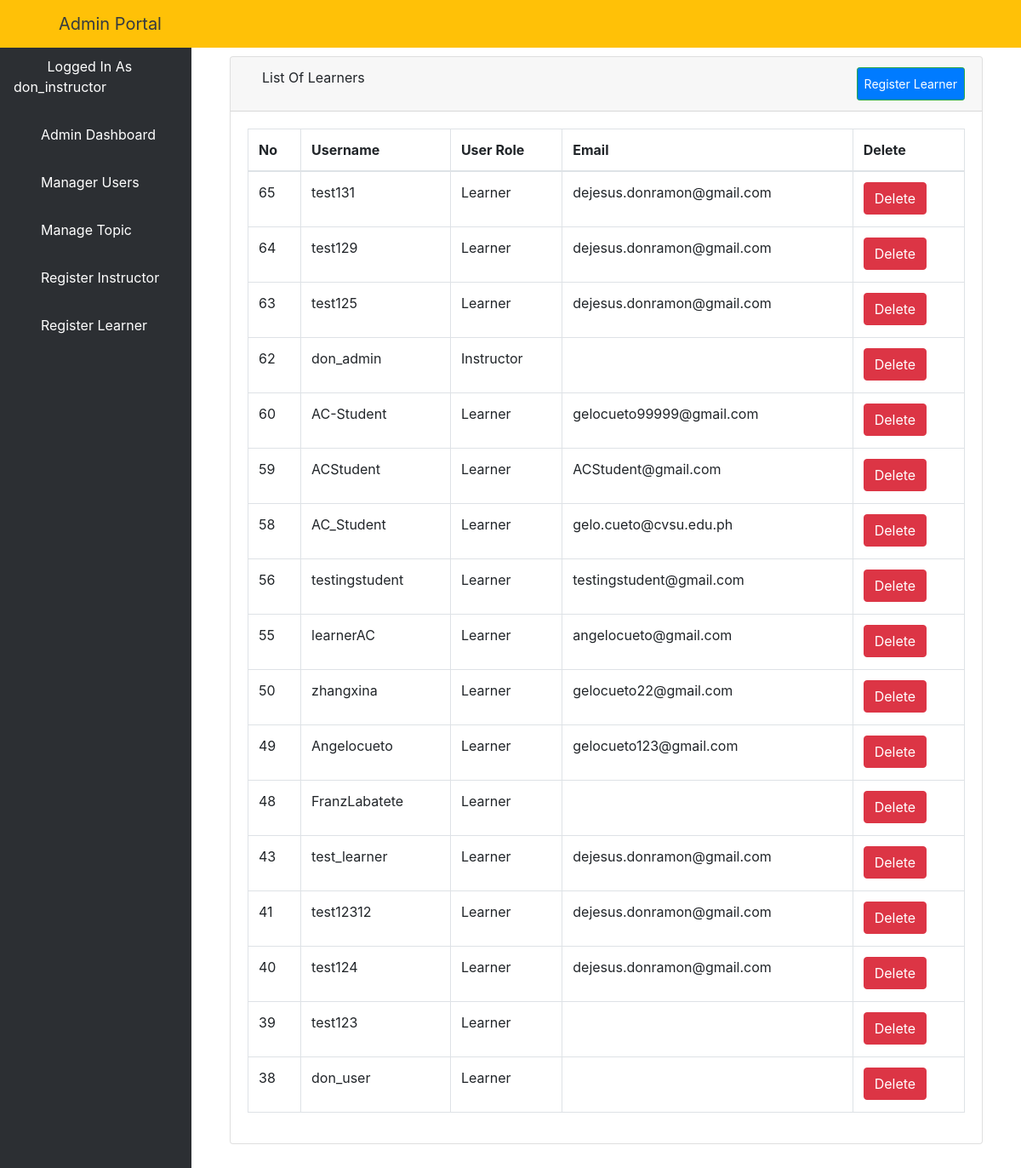
/learners/ (signed in), run on an earlier commit of the app's database.
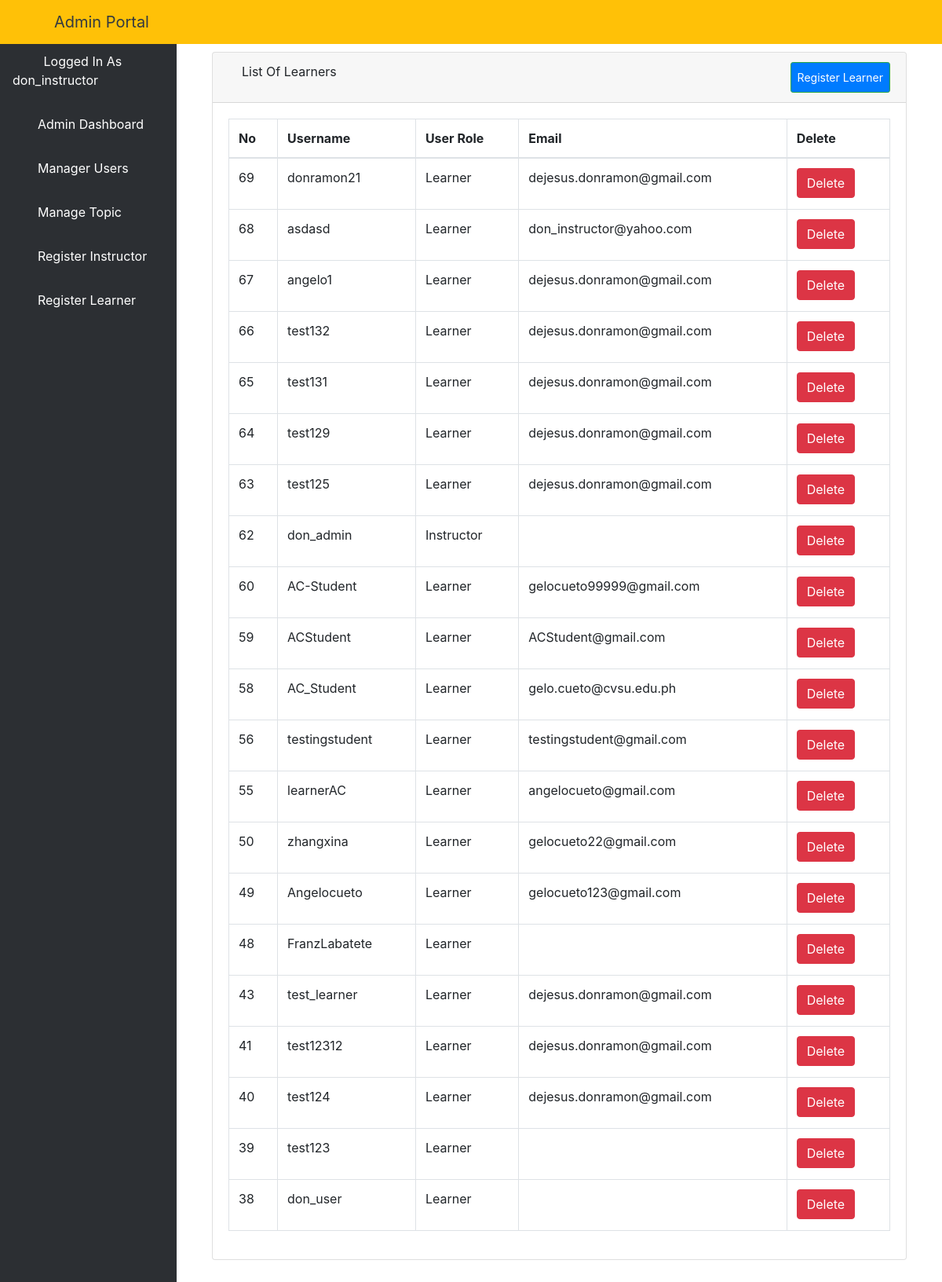
And on a later commit of the database.
### elearn/models.py (models this page shows)
class User(AbstractUser):
    is_learner = models.BooleanField(default=False)
    is_instructor = models.BooleanField(default=False)
    is_admin = models.BooleanField(default=False)

### elearn/views.py (the view)
# urls.py: path('learners/', views.ListLearnerView.as_view(), name='learners'),  # delete if wrong
class ListLearnerView(LoginRequiredMixin, ListView):  # delete if wrong
    model = User
    template_name = 'dashboard/admin/list_learner.html'
    context_object_name = 'users'
    paginated_by = 10
    def get_queryset(self):
        return User.objects.filter(is_instructor=0, is_admin=0).order_by('-id')  # hanggang dito

### elearn/templates/dashboard/admin/list_learner.html (shortened to what this page needs)
{% extends 'dashboard/admin/base.html' %}
{% block body %}
    <div class="container-fluid">
        <div class="row">
            <div class="col-12 mb-3">
                <div class="col-12 mb-3">
                    <div id="content-wrapper">
                        <div class="container-fluid">
                            <div class="card mb-3">
                                <div class="card-header">
                                    <i class="fas fa-table"></i>
                                    List Of Learners
                                    <a class="btn btn-sm btn-success" href="{% url 'addlearner' %}"
                                       style="padding: 8px; float: right; background-color: #007bff; color: white;">Register
                                        Learner</a>
                                </div>
                                <div class="card-body">
                                    <div class="table-responsive">
                                        <table class="table table-bordered" id="dataTable" width="100%" cellspacing="0">
                                            <thead>
                                            <tr>
                                                <th>No</th>
                                                <th>Username</th>
                                                <th>User Role</th>
                                                <th>Email</th>
                                                <th>Delete</th>
                                            </tr>
                                            </thead>
                                            <tbody>
                                            {% if users %}
                                                {% for user in users %}
                                                    <tr>
                                                        <td>{{ user.id }}</td>
                                                        <td>{{ user.username }}</td>
                                                        <td>{% if user.is_learner == True %}
                                                            <p>Learner</p>
                                                        {% elif user.is_admin == True %}
                                                            <p>Admin</p>
                                                        {% else %}
                                                            <p>Instructor</p>
                                                        {% endif %}
                                                        </td>
                                                        <td>{{ user.email }}</td>
                                                        <td>
                                                            <a href="{% url 'aduser' user.pk %}">
                                                                <button type="button" class="btn btn-danger"> Delete
                                                                </button>
                                                            </a></td>
                                                    </tr>
                                                {% endfor %}
                                            {% endif %}
                                            </tbody>
                                        </table>
                                    </div>
                                </div>
                            </div>
                        </div>
                    </div>
                </div>
            </div>
        </div>
    </div>
{% endblock %}

### elearn/templates/dashboard/admin/base.html (shortened to what this page needs)
<!DOCTYPE html>
<html lang="en">
<head>
    {% load static %}
    <link href="{% static 'vendor/fontawesome-free/css/all.min.css' %}" rel="stylesheet" type="text/css">
    <link href="{% static 'vendor/datatables/dataTables.bootstrap4.css' %}" rel="stylesheet">
    <link href="{% static 'css/sb-admin.css' %}" rel="stylesheet">
</head>
<body id="page-top">
<nav class="navbar navbar-expand navbar-dark bg-warning fixed-top">
    <button class="btn btn-link btn-sm text-dark order-1 order-sm-0" id="sidebarToggle" href="#">
        <i class="fas fa-bars"></i>
    </button>
    <a class="navbar-brand ml-4 text-dark" href="{% url 'dashboard' %}">Admin Portal</a>
    <ul class="navbar-nav ml-auto ml-md-0">
        <li class="nav-item dropdown no-arrow">
            <a class="nav-link dropdown-toggle" href="#" id="userDropdown" role="button" data-toggle="dropdown"
               aria-haspopup="true" aria-expanded="false">
                <i class="fas fa-user-circle fa-fw text-dark mr-3"></i>
            </a>
        </li>
    </ul>
</nav>
<div id="wrapper" style="padding-top: 50px;">
    <ul class="sidebar navbar-nav">
         <li class="nav-item active">
            <a class="nav-link" href="{% url 'dashboard' %}">
                <i class="fas fa-user-circle fa-fw text-warning"></i>
                <span>Logged In As {{ user.username }}</span>
            </a>
        </li>
        <li class="nav-item active">
            <a class="nav-link" href="{% url 'dashboard' %}">
                <i class="fa fa-home" aria-hidden="true"></i>
                <span>Admin Dashboard</span>
            </a>
        </li>
        <li class="nav-item">
            <a class="nav-link" href="{% url 'aluser' %}">
                <i class="fas fa-users"></i>
                <span style="color: white">Manager Users</span>
            </a>
        </li>
        <li class="nav-item dropdown no-arrow">
            <a class="nav-link dropdown-toggle" data-toggle="dropdown" aria-haspopup="true" aria-expanded="false"
               href="">
                <i class="fas fa-bell"></i>
                <span style="color: white">Manage Topic</span>
            </a>
        </li>
        <li class="nav-item">
            <a class="nav-link" href="{% url 'isign' %}">
                <i class="fas fa-chalkboard-teacher"></i>
                <span style="color: white">Register Instructor</span>
            </a>
        </li>
        <li class="nav-item">
            <a class="nav-link" href="{% url 'addlearner' %}">
                <i class="fas fa-user-graduate"></i>
                <span style="color: white">Register Learner</span>
            </a>
        </li>
    </ul>
    {% block body %}{% endblock %}
</div>

What changed in the data, as far as the page shows it:
added User: id "69", username "donramon21", is_learner "Learner", email "dejesus.donramon@gmail.com"
added User: id "68", username "asdasd", is_learner "Learner", email "don_instructor@yahoo.com"
added User: id "67", username "angelo1", is_learner "Learner", email "dejesus.donramon@gmail.com"
added User: id "66", username "test132", is_learner "Learner", email "dejesus.donramon@gmail.com"
